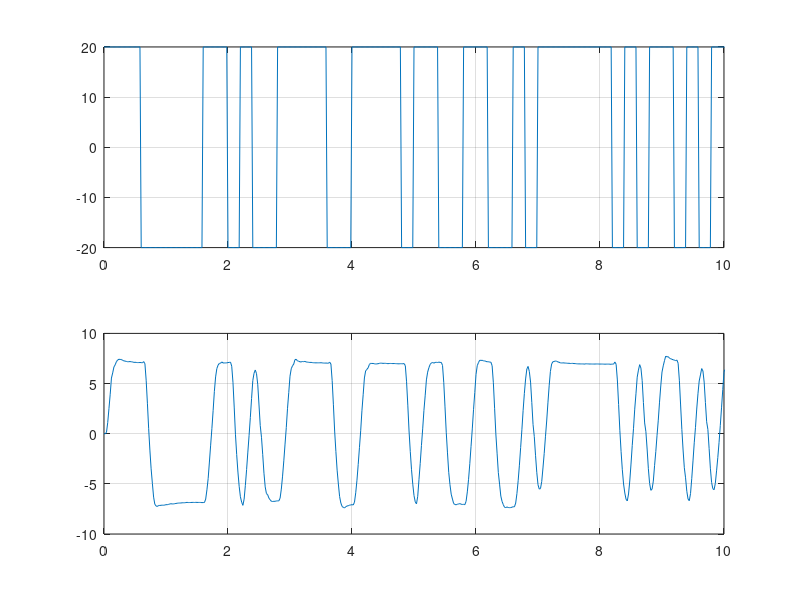

MATLAB code for this plot: (Note: this script raises an error after producing the figure.)
clear; close all; clc;
load('datos_prueba.mat');
fprintf('Media de u: %.3f  °\n', mean(u));
fprintf('Media de tita: %.3f  °\n', mean(y));
figure;
subplot(2, 1, 1);
plot(t, u); grid on;
xlim([0, 10]);
subplot(2, 1, 2);
plot(t, y); grid on;
xlim([0, 10]);
u = deg2rad(u - mean(u));
y = deg2rad(y - mean(y));
fs = 50;
Ts = 1/fs;
%%
s = tf('s');
k = 11.4345;
q0 = 33.1549;
q1 = 9.736; 
G = k /(s^2 + q1 * s + q0); % --> Transferencia a identificar.
%NOTA: Tomar esta transferencia como referencia, no como objetivo. 
%El resultado puede ser distinto a esta, pero no demasiado
Gd = c2d(G, Ts, 'zoh'); 
present(Gd);
%% PASO 1: Identificación no paramétrica por Welch
NFFT = 512; %La estimación depende fuertemente de este valor. 
ventana = hann(NFFT);
noverlap = NFFT/2;

[Pyu,f] = cpsd(y,u,ventana,noverlap,NFFT,fs, 'twosided');
[Puu,~] = cpsd(u,u,ventana,noverlap,NFFT,fs, 'twosided');
w = 2 * pi * f;

G_welch = Pyu./Puu;

idx = w>0;

w = w(idx);
G_welch = G_welch(idx);

G_welch = frd(G_welch, w);
G_welch_bode = squeeze(G_welch.ResponseData);

%% CÓMPUTO DEL BODE TEÓRICO
G_teorica = squeeze(freqresp(Gd,w));

%% COMPARACIÓN EN BODES
W_MIN = w(1);
W_MAX = 50;
figure;

subplot(2,1,1);
semilogx(w, 20*log10(abs(G_welch_bode)), 'm', 'LineWidth', 1.5); hold on;
semilogx(w, 20*log10(abs(G_teorica)), 'b--', 'LineWidth', 1.5);

grid on;
ylabel('Magnitud [dB]');
legend('Welch',  'Estimacion original', 'Location', 'SouthWest');
title('Bode de G\_der');
xlim([W_MIN, W_MAX]);

subplot(2,1,2);
semilogx(w, rad2deg(unwrap(angle(G_welch_bode))), 'm', 'LineWidth', 1.5); hold on;
semilogx(w, rad2deg(unwrap(angle(G_teorica))), 'b--', 'LineWidth', 1.5);

ylim([-400, 40]);
grid on;
xlabel('\omega [rad/s]');
ylabel('Fase [°]');
xlim([W_MIN, W_MAX]);

%% REVISAR. ¿Por qué da mal?
%Pareciera haber detectado un polo doble en 17.8 rad/s. 
%Idea: esto puede tener que ver con el hecho de que la entrada es muy
%amplia (+/- 20°, 40° de amplitud). Puede que se saturara la velocidad del
%servo

figure;

subplot(2, 1, 1);
plot(t, y, 'LineWidth', 2);
grid on;
xlim([0, 7]);
title('¿Se saturó la velocidad?');

subplot(2, 1, 2);
plot(t(1:end-1), diff(y)/Ts, 'LineWidth', 2); 
grid on;
xlim([0, 7]);

%% IDENTIFICACIÓN  POR ARX + REDUCCÓN

%Dividimos en conjuntos de identificación y testeo

N = length(u);
Nid = floor(0.75*N);
z_id  = iddata(y(1:Nid),u(1:Nid),Ts);
z_val = iddata(y(Nid+1:end),u(Nid+1:end),Ts);

%%

NN = struc(1:10, 1:10, 1:5); %Matriz con los posibles modelos a testear

V = arxstruc(z_id, z_val, NN); %Calcula los scores de rendimiento para los modelos en NN

orden = selstruc(V); %Muestra los scores y permite elegir un modelo

m_arx = arx(z_id, orden); %Obs: esta identificación también agarra a los polos de 17.8 rad/s. 
%La muestra tomada no sirve. Hacer algo con menos amplitud. 

%%
figure;
pzmap(Gd, m_arx);
legend('Original', 'Reidentificado');

w_plot = logspace(-1,2,length(w));

H_orig = squeeze(freqresp(Gd,w_plot));
H_arx  = squeeze(freqresp(m_arx,w_plot));


H_welch = interp1(w,G_welch_bode,w_plot,'pchip');

figure;
subplot(2,1,1)

semilogx(w_plot,20*log10(abs(H_welch)), 'm','LineWidth',1.5);hold on;
semilogx(w_plot,20*log10(abs(H_orig)),'b--','LineWidth',2); hold on;
semilogx(w_plot,20*log10(abs(H_arx)),'r','LineWidth',1.5);
grid on
ylabel('Magnitud [dB]')
xlim([1e-1 1e2])

legend('Welch','Original','ARX', 'Location','SouthWest');

title('Comparación de respuestas en frecuencia');

subplot(2,1,2)

semilogx(w_plot, unwrap(angle(H_welch))*180/pi,'m','LineWidth',1.5); hold on;
semilogx(w_plot,unwrap(angle(H_orig))*180/pi,'b--','LineWidth',2); hold on;
semilogx(w_plot, unwrap(angle(H_arx))*180/pi,'r','LineWidth',1.5);

grid on
xlabel('\omega [rad/s]')
ylabel('Fase [°]')
xlim([1e-1 1e2])

% OBS: Welch y arx identifican lo mismo

%% Reducción
[Ad, Bd, Cd, Dd] = ssdata(m_arx); %devuelve las matrices de la representación en ee del sistema
[Ab, Bb, Cb, M, T] = dbalreal(Ad,Bd,Cd);
disp("Valores singulares de Hankel: ")
M'
%Debería quedarme solo con los primeros 2 estados
[Ar, Br, Cr, Dr] = dmodred(Ab,Bb,Cb,Dd,3:length(M)); %elimina los estados indicados en el último vector
[b,a] = ss2tf(Ar, Br, Cr, 0); %genera los coeficientes de los polinomios
m_arx_red = idpoly(a,b,1,1,[],[],Ts);
present(Gd);
present(m_arx_red);

%% Comparación con el modelo sin reducción
figure;
bode(m_arx_red, m_arx); grid on;
legend('Reducido', 'Sin reducir');

figure;
pzmap(m_arx_red, m_arx);
legend('Reducido', 'Sin reducir');

%% Comparación con la primer identificación
figure;
bode(m_arx_red, Gd); grid on;
legend('Reducido', 'Original');

figure;
pzmap(m_arx_red, Gd);
legend('Reducido', 'Original');
